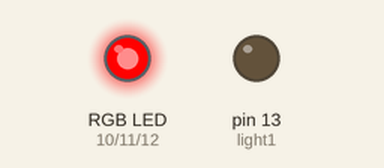
This sketch was run on a simulated Arduino Uno, built with avr-gcc and run on an emulated ATmega328P. Shown: an RGB LED mixed from three pins (HIGH = lit), output pins drawn as LEDs (lit = HIGH). Dim RGB values are drawn brighter than linear.

Above: at 0.05 s.
At 9.95 s:
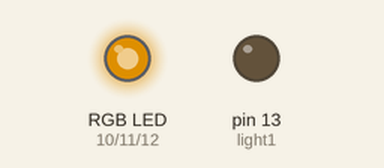
At 14.95 s:
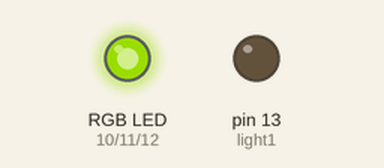
At 19.95 s:
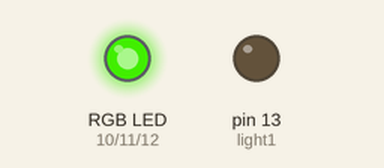
At 29.85 s:
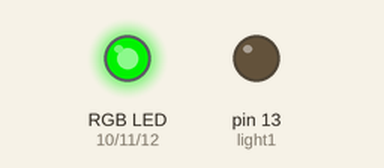
At 39.86 s:
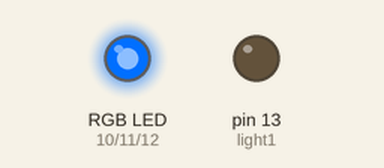
Timing chart, 0 to 40.0 s (numbered marks = the images above):
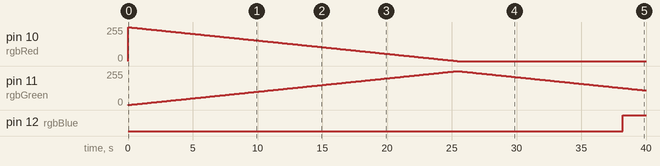

The sketch:

colorMixing_Rainbow.ino
```cpp
/*
 *
 * This code cycles an RGB LED through all the colors of the
 * rainbow, slighlty adapted by F. Winkler to work with
 * the color mixing lamp circuit setup in the Arduino
 * Starter Kit Project Book.
 *
 * Adapted from: https://gist.github.com/jimsynz/766994
 *
 */

// rgb light
const int rgbRed = 10;
const int rgbGreen = 11;
const int rgbBlue = 12;

// normal light
const int light1 = 13;

// Timing for light1 pulse
unsigned long lastUpdate1 = 0;  // will store last time LED was updated
double rate1 = 100;
double interval1 = rate1 / (255 / 5);
int luminosity1 = 255; // current brightness
int lumIncr1 = -5; // increment by

void setup() {
  // Start off with the LED off.
  pinMode(rgbRed,OUTPUT);
  pinMode(rgbGreen,OUTPUT);
  pinMode(rgbBlue,OUTPUT);
  setColorRgb(0,0,0);

  pinMode(light1, OUTPUT);
  //digitalWrite(light1, HIGH);
}

void loop() {
  /* Breathing light cycle */

  // current time
  unsigned long currTime = millis();

  if (currTime - lastUpdate1 >= interval1) {
    // save last heart update
    lastUpdate1 = currTime;

    // update to new brightness
    luminosity1 += lumIncr1;
    analogWrite(light1, luminosity1);

    // update light increment if necessary
    if (luminosity1 > 250) {
      lumIncr1 = -5;
    } else if (luminosity1 == 0) {
      lumIncr1 = 5;
    }
  }

  /* RGB Light cycle */
  unsigned int rgbColor[3];

  // Start off with red.
  rgbColor[0] = 255; // red component
  rgbColor[1] = 0;   // green component
  rgbColor[2] = 0;   // blue component

  // Choose the colours to increment and decrement.
  for (int decColor = 0; decColor < 3; decColor += 1) {
    int incColor = (decColor == 2) ? 0 : decColor + 1;

    // cross-fade the two colours.
    for(int i = 0; i < 255; i += 1) {
      rgbColor[decColor] -= 1;
      rgbColor[incColor] += 1;
      setColorRgb(rgbColor[0], rgbColor[1], rgbColor[2]);
      delay(100);
    }
  }
}
void setColorRgb(unsigned int red, unsigned int green, unsigned int blue) {
  analogWrite(rgbRed, red);
  analogWrite(rgbGreen, green);
  analogWrite(rgbBlue, blue);
}
```

Measured:
- by itself, pin 11 (rgbGreen): rises from 0/255 to 255/255 in 25.4 s, then falls to 110/255 in 14.5 s
- by itself, pin 12 (rgbBlue): LOW → HIGH at 38.2 s
- by itself, pin 10 (rgbRed): 0/255 → 254/255 at 0.00 s, → 253/255 0.10 s later, → 252/255 0.10 s later, → 251/255 0.10 s later, … (255 changes in this stretch)
